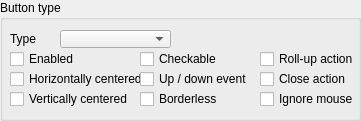
  <widget class="QGroupBox" name="groupBox_3">
   <property name="geometry">
    <rect>
     <x>10</x>
     <y>170</y>
     <width>361</width>
     <height>121</height>
    </rect>
   </property>
   <property name="title">
    <string>Button type</string>
   </property>
   <property name="flat">
    <bool>false</bool>
   </property>
   <widget class="QLabel" name="label_2">
    <property name="geometry">
     <rect>
      <x>10</x>
      <y>30</y>
      <width>51</width>
      <height>18</height>
     </rect>
    </property>
    <property name="text">
     <string>Type</string>
    </property>
   </widget>
   <widget class="QComboBox" name="qqTypeCombo">
    <property name="geometry">
     <rect>
      <x>60</x>
      <y>30</y>
      <width>111</width>
      <height>18</height>
     </rect>
    </property>
   </widget>
   <widget class="QCheckBox" name="qqEnabled">
    <property name="geometry">
     <rect>
      <x>10</x>
      <y>50</y>
      <width>131</width>
      <height>18</height>
     </rect>
    </property>
    <property name="focusPolicy">
     <enum>Qt::StrongFocus</enum>
    </property>
    <property name="text">
     <string>Enabled</string>
    </property>
   </widget>
   <widget class="QCheckBox" name="qqStayDown">
    <property name="geometry">
     <rect>
      <x>140</x>
      <y>50</y>
      <width>121</width>
      <height>18</height>
     </rect>
    </property>
    <property name="focusPolicy">
     <enum>Qt::StrongFocus</enum>
    </property>
    <property name="text">
     <string>Checkable</string>
    </property>
   </widget>
   <widget class="QCheckBox" name="qqRollUp">
    <property name="geometry">
     <rect>
      <x>260</x>
      <y>50</y>
      <width>111</width>
      <height>18</height>
     </rect>
    </property>
    <property name="focusPolicy">
     <enum>Qt::StrongFocus</enum>
    </property>
    <property name="text">
     <string>Roll-up action</string>
    </property>
   </widget>
   <widget class="QCheckBox" name="qqUpDownEvent">
    <property name="geometry">
     <rect>
      <x>140</x>
      <y>70</y>
      <width>121</width>
      <height>18</height>
     </rect>
    </property>
    <property name="focusPolicy">
     <enum>Qt::StrongFocus</enum>
    </property>
    <property name="text">
     <string>Up / down event</string>
    </property>
   </widget>
   <widget class="QCheckBox" name="qqCloseAction">
    <property name="geometry">
     <rect>
      <x>260</x>
      <y>70</y>
      <width>111</width>
      <height>18</height>
     </rect>
    </property>
    <property name="focusPolicy">
     <enum>Qt::StrongFocus</enum>
    </property>
    <property name="text">
     <string>Close action</string>
    </property>
   </widget>
   <widget class="QCheckBox" name="qqCenteredH">
    <property name="geometry">
     <rect>
      <x>10</x>
      <y>70</y>
      <width>131</width>
      <height>18</height>
     </rect>
    </property>
    <property name="focusPolicy">
     <enum>Qt::StrongFocus</enum>
    </property>
    <property name="text">
     <string>Horizontally centered</string>
    </property>
   </widget>
   <widget class="QCheckBox" name="qqCenteredV">
    <property name="geometry">
     <rect>
      <x>10</x>
      <y>90</y>
      <width>131</width>
      <height>18</height>
     </rect>
    </property>
    <property name="focusPolicy">
     <enum>Qt::StrongFocus</enum>
    </property>
    <property name="text">
     <string>Vertically centered</string>
    </property>
   </widget>
   <widget class="QCheckBox" name="qqBorderless">
    <property name="geometry">
     <rect>
      <x>140</x>
      <y>90</y>
      <width>121</width>
      <height>18</height>
     </rect>
    </property>
    <property name="focusPolicy">
     <enum>Qt::StrongFocus</enum>
    </property>
    <property name="text">
     <string>Borderless</string>
    </property>
   </widget>
   <widget class="QCheckBox" name="qqIgnoreMouse">
    <property name="geometry">
     <rect>
      <x>260</x>
      <y>90</y>
      <width>111</width>
      <height>18</height>
     </rect>
    </property>
    <property name="focusPolicy">
     <enum>Qt::StrongFocus</enum>
    </property>
    <property name="text">
     <string>Ignore mouse</string>
    </property>
   </widget>
  </widget>
